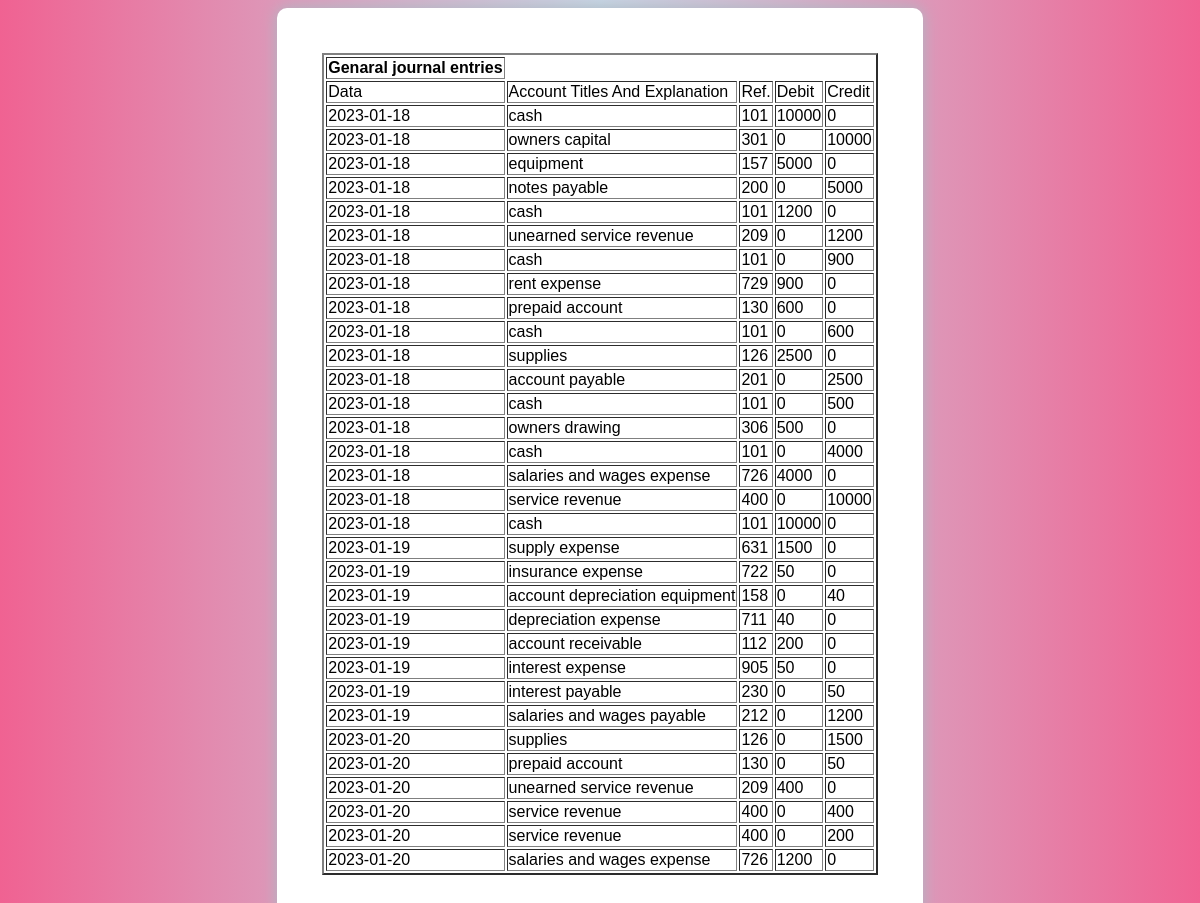
The app's page /journal.php with its own data.
### tables this page shows
CREATE TABLE `record` (
  `transaction_id` int(11) NOT NULL,
  `date` date NOT NULL,
  `account_type` int(11) NOT NULL,
  `description` varchar(30) NOT NULL,
  `reference` int(11) NOT NULL,
  `debit` int(11) NOT NULL,
  `credit` int(11) NOT NULL,
  `balance` int(11) NOT NULL
);

CREATE TABLE `accounts` (
  `account_id` int(11) NOT NULL,
  `account_class` varchar(15) NOT NULL,
  `account_name` varchar(30) NOT NULL
);

### journal.php (the view, shortened to what this page needs)
<?php
include("connection.php");
?>
 <html>
<head>
    <link rel="stylesheet" href="style.css">
</head>
<body>
    <div class="form-container">
<table border=2>
    <tr>
        <th> Genaral journal entries</th>
    </tr>
    <tr>
        <td>Data</td>
        <td>Account Titles And Explanation</td>
        <td>Ref.</td>
        <td>Debit</td>
        <td>Credit</td>
    </tr>
    <?php
$sql="SELECT * FROM record";
$result = $conn->query($sql);
if ($result->num_rows > 0)
{
 while($row = $result->fetch_assoc())
 {
    $sql2="SELECT account_name FROM accounts  WHERE account_id= $row[account_type]";
    $result2 = $conn->query($sql2);
    $account_name = $result2->fetch_assoc();
?>
<tr>
  <td > <?php echo $row['date']?> </td>
  <td > <?php echo $account_name['account_name']?> </td>
  <td > <?php echo $row['account_type']?> </td>
  <td > <?php echo $row['debit']?> </td>
  <td > <?php echo $row['credit']?> </td>
  </tr>
  <?php
 }}?>
</table>
</div>
</html>

### style.css (style rules this page uses)
body { font-family: Poppins, sans-serif; background-image: linear-gradient(90deg, #f06292 0%, #c8d6e5 50%, #f06292 100%); background-size: cover; text-align: center; }
.form-container { background-color: #fff; padding: 45px; border-radius: 10px; box-shadow: 0px 0px 15px #aab8c2; display: inline-block; }

### records on screen
record: date "2023-01-18", account_type.account_name "cash", account_type "101", debit "10000", credit "0"
record: date "2023-01-18", account_type.account_name "owners capital", account_type "301", debit "0", credit "10000"
record: date "2023-01-18", account_type.account_name "equipment", account_type "157", debit "5000", credit "0"
record: date "2023-01-18", account_type.account_name "notes payable", account_type "200", debit "0", credit "5000"
record: date "2023-01-18", account_type.account_name "cash", account_type "101", debit "1200", credit "0"
record: date "2023-01-18", account_type.account_name "unearned service revenue", account_type "209", debit "0", credit "1200"
record: date "2023-01-18", account_type.account_name "cash", account_type "101", debit "0", credit "900"
record: date "2023-01-18", account_type.account_name "rent expense", account_type "729", debit "900", credit "0"
record: date "2023-01-18", account_type.account_name "prepaid account", account_type "130", debit "600", credit "0"
record: date "2023-01-18", account_type.account_name "cash", account_type "101", debit "0", credit "600"
record: date "2023-01-18", account_type.account_name "supplies", account_type "126", debit "2500", credit "0"
record: date "2023-01-18", account_type.account_name "account payable", account_type "201", debit "0", credit "2500"
record: date "2023-01-18", account_type.account_name "cash", account_type "101", debit "0", credit "500"
record: date "2023-01-18", account_type.account_name "owners drawing", account_type "306", debit "500", credit "0"
record: date "2023-01-18", account_type.account_name "cash", account_type "101", debit "0", credit "4000"
record: date "2023-01-18", account_type.account_name "salaries and wages expense", account_type "726", debit "4000", credit "0"
record: date "2023-01-18", account_type.account_name "service revenue", account_type "400", debit "0", credit "10000"
record: date "2023-01-18", account_type.account_name "cash", account_type "101", debit "10000", credit "0"
record: date "2023-01-19", account_type.account_name "supply expense", account_type "631", debit "1500", credit "0"
record: date "2023-01-19", account_type.account_name "insurance expense", account_type "722", debit "50", credit "0"
record: date "2023-01-19", account_type.account_name "account depreciation equipment", account_type "158", debit "0", credit "40"
record: date "2023-01-19", account_type.account_name "depreciation expense", account_type "711", debit "40", credit "0"
record: date "2023-01-19", account_type.account_name "account receivable", account_type "112", debit "200", credit "0"
record: date "2023-01-19", account_type.account_name "interest expense", account_type "905", debit "50", credit "0"
record: date "2023-01-19", account_type.account_name "interest payable", account_type "230", debit "0", credit "50"
record: date "2023-01-19", account_type.account_name "salaries and wages payable", account_type "212", debit "0", credit "1200"
record: date "2023-01-20", account_type.account_name "supplies", account_type "126", debit "0", credit "1500"
record: date "2023-01-20", account_type.account_name "prepaid account", account_type "130", debit "0", credit "50"
record: date "2023-01-20", account_type.account_name "unearned service revenue", account_type "209", debit "400", credit "0"
record: date "2023-01-20", account_type.account_name "service revenue", account_type "400", debit "0", credit "400"
record: date "2023-01-20", account_type.account_name "service revenue", account_type "400", debit "0", credit "200"
record: date "2023-01-20", account_type.account_name "salaries and wages expense", account_type "726", debit "1200", credit "0"
